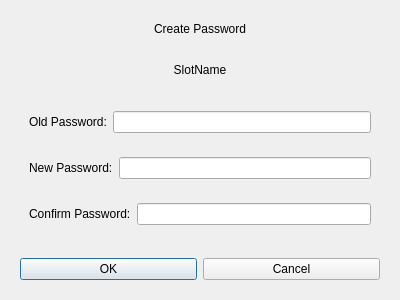
<?xml version="1.0" encoding="UTF-8"?>
<ui version="4.0">
 <class>CryptoDialog</class>
 <widget class="QDialog" name="CryptoDialog">
  <property name="geometry">
   <rect>
    <x>0</x>
    <y>0</y>
    <width>400</width>
    <height>300</height>
   </rect>
  </property>
  <property name="windowTitle">
   <string>Dialog</string>
  </property>
  <layout class="QVBoxLayout" name="verticalLayout">
   <item>
    <widget class="QWidget" name="widget" native="true">
     <layout class="QHBoxLayout" name="horizontalLayout">
      <item>
       <widget class="QLabel" name="labTitle">
        <property name="text">
         <string>Create Password</string>
        </property>
        <property name="alignment">
         <set>Qt::AlignCenter</set>
        </property>
       </widget>
      </item>
     </layout>
    </widget>
   </item>
   <item>
    <widget class="QLabel" name="label_2">
     <property name="text">
      <string notr="true">SlotName</string>
     </property>
     <property name="alignment">
      <set>Qt::AlignCenter</set>
     </property>
    </widget>
   </item>
   <item>
    <widget class="QWidget" name="widget_2" native="true">
     <layout class="QVBoxLayout" name="verticalLayout_2">
      <item>
       <widget class="QWidget" name="HLayOldPassword" native="true">
        <layout class="QHBoxLayout" name="horizontalLayout_2">
         <item>
          <widget class="QLabel" name="labOld">
           <property name="text">
            <string>Old Password:</string>
           </property>
          </widget>
         </item>
         <item>
          <widget class="QLineEdit" name="editOld">
           <property name="echoMode">
            <enum>QLineEdit::NoEcho</enum>
           </property>
          </widget>
         </item>
        </layout>
       </widget>
      </item>
      <item>
       <widget class="QWidget" name="widget_4" native="true">
        <layout class="QHBoxLayout" name="horizontalLayout_3">
         <item>
          <widget class="QLabel" name="labNew">
           <property name="text">
            <string>New Password:</string>
           </property>
          </widget>
         </item>
         <item>
          <widget class="QLineEdit" name="editNew">
           <property name="echoMode">
            <enum>QLineEdit::NoEcho</enum>
           </property>
          </widget>
         </item>
        </layout>
       </widget>
      </item>
      <item>
       <widget class="QWidget" name="widget_5" native="true">
        <layout class="QHBoxLayout" name="horizontalLayout_4">
         <item>
          <widget class="QLabel" name="labConfirm">
           <property name="text">
            <string>Confirm Password:</string>
           </property>
          </widget>
         </item>
         <item>
          <widget class="QLineEdit" name="editConfirm">
           <property name="echoMode">
            <enum>QLineEdit::NoEcho</enum>
           </property>
          </widget>
         </item>
        </layout>
       </widget>
      </item>
     </layout>
    </widget>
   </item>
   <item>
    <widget class="QWidget" name="widget_6" native="true">
     <layout class="QHBoxLayout" name="horizontalLayout_5">
      <item>
       <widget class="QPushButton" name="btnOK">
        <property name="text">
         <string>OK</string>
        </property>
       </widget>
      </item>
      <item>
       <widget class="QPushButton" name="btnCancel">
        <property name="text">
         <string>Cancel</string>
        </property>
       </widget>
      </item>
     </layout>
    </widget>
   </item>
  </layout>
 </widget>
 <resources/>
 <connections>
  <connection>
   <sender>btnCancel</sender>
   <signal>clicked()</signal>
   <receiver>CryptoDialog</receiver>
   <slot>reject()</slot>
   <hints>
    <hint type="sourcelabel">
     <x>292</x>
     <y>270</y>
    </hint>
    <hint type="destinationlabel">
     <x>199</x>
     <y>150</y>
    </hint>
   </hints>
  </connection>
 </connections>
</ui>
